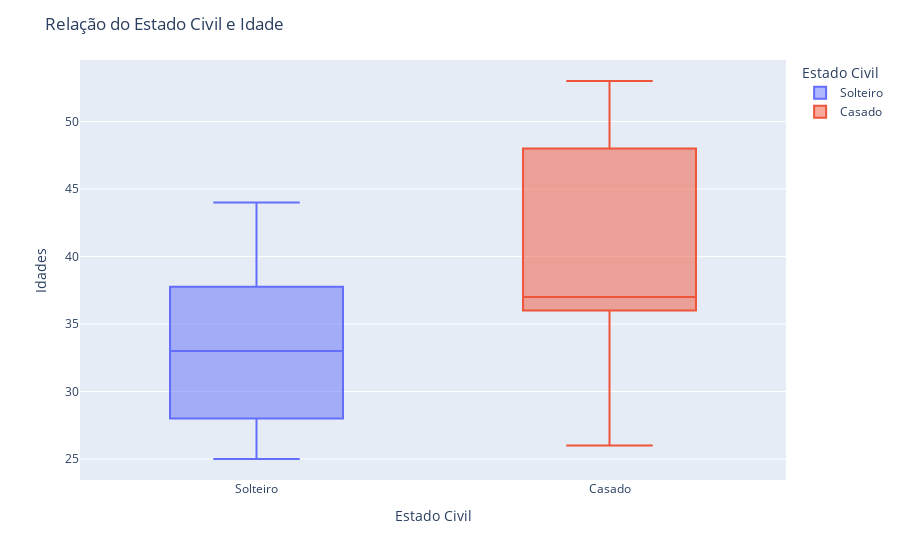

Notebook source saved alongside this figure:
### Markdown cell above
##### Análise 1:

### Code cell
#seu código aqui
fig = px.box(df, x='Estado_Civil', y='Idade', color='Estado_Civil')
fig.update_layout(title='Relação do Estado Civil e Idade',
                  xaxis_title='Estado Civil',
                  yaxis_title='Idades',
                  legend_title='Estado Civil')
fig.show()

### Figure 1 — Plotly figure (JSON) as saved in the notebook; plotly's stock layout.template omitted (floating-point values rounded to 4 significant figures)
{"data": [{"alignmentgroup": "True", "hovertemplate": "Estado_Civil=%{x}<br>Idade=%{y}<extra></extra>", "legendgroup": "Solteiro", "marker": {"color": "#636efa"}, "name": "Solteiro", "notched": false, "offsetgroup": "Solteiro", "orientation": "v", "showlegend": true, "type": "box", "x": ["Solteiro", "Solteiro", "Solteiro", "Solteiro", "Solteiro", "Solteiro", "Solteiro", "Solteiro", "Solteiro", "Solteiro", "Solteiro", "Solteiro", "Solteiro", "Solteiro", "Solteiro", "Solteiro", "Solteiro", "Solteiro", "Solteiro", "Solteiro", "Solteiro", "Solteiro", "Solteiro", "Solteiro", "Solteiro", "Solteiro", "Solteiro", "Solteiro", "Solteiro", "Solteiro", "Solteiro", "Solteiro", "Solteiro", "Solteiro", "Solteiro", "Solteiro", "Solteiro", "Solteiro", "Solteiro", "Solteiro", "Solteiro", "Solteiro", "Solteiro", "Solteiro", "Solteiro", "Solteiro", "Solteiro", "Solteiro", "Solteiro", "Solteiro", "Solteiro", "Solteiro", "Solteiro", "Solteiro", "Solteiro", "Solteiro", "Solteiro", "Solteiro", "Solteiro", "Solteiro", "Solteiro", "Solteiro", "Solteiro", "Solteiro", "Solteiro", "Solteiro", "Solteiro", "Solteiro", "Solteiro", "Solteiro", "Solteiro", "Solteiro", "Solteiro", "Solteiro", "Solteiro", "Solteiro", "Solteiro"], "x0": " ", "xaxis": "x", "y": [25, 40, 26, 31, 37, 37, 37, 37, 37, 37, 43, 29, 34, 44, 25, 40, 26, 31, 41, 27, 32, 42, 28, 33, 43, 29, 34, 44, 25, 25, 40, 26, 31, 41, 27, 32, 42, 28, 33, 37, 37, 37, 37, 37, 25, 40, 26, 31, 41, 27, 32, 42, 28, 33, 43, 29, 34, 44, 25, 25, 28, 31, 32, 25, 40, 26, 31, 37, 37, 37, 37, 28, 33, 43, 29, 34, 44], "y0": " ", "yaxis": "y"}, {"alignmentgroup": "True", "hovertemplate": "Estado_Civil=%{x}<br>Idade=%{y}<extra></extra>", "legendgroup": "Casado", "marker": {"color": "#EF553B"}, "name": "Casado", "notched": false, "offsetgroup": "Casado", "orientation": "v", "showlegend": true, "type": "box", "x": ["Casado", "Casado", "Casado", "Casado", "Casado", "Casado", "Casado", "Casado", "Casado", "Casado", "Casado", "Casado", "Casado", "Casado", "Casado", "Casado", "Casado", "Casado", "Casado", "Casado", "Casado", "Casado", "Casado", "Casado", "Casado", "Casado", "Casado", "Casado", "Casado", "Casado", "Casado", "Casado", "Casado", "Casado", "Casado", "Casado", "Casado", "Casado", "Casado", "Casado", "Casado", "Casado", "Casado", "Casado", "Casado", "Casado", "Casado", "Casado", "Casado", "Casado", "Casado", "Casado", "Casado", "Casado", "Casado", "Casado", "Casado", "Casado", "Casado", "Casado", "Casado", "Casado", "Casado", "Casado", "Casado", "Casado", "Casado", "Casado", "Casado", "Casado", "Casado", "Casado", "Casado", "Casado", "Casado", "Casado", "Casado", "Casado", "Casado", "Casado", "Casado", "Casado", "Casado", "Casado", "Casado", "Casado", "Casado"], "x0": " ", "xaxis": "x", "y": [30, 35, 45, 50, 37, 37, 37, 37, 37, 37, 37, 48, 53, 39, 49, 30, 35, 45, 50, 36, 46, 51, 37, 47, 52, 38, 48, 53, 39, 49, 30, 35, 30, 35, 45, 50, 36, 46, 51, 37, 47, 52, 37, 37, 37, 37, 37, 37, 37, 30, 35, 45, 50, 36, 46, 51, 37, 47, 52, 38, 48, 53, 39, 49, 30, 35, 30, 35, 33, 26, 29, 34, 30, 35, 45, 50, 36, 37, 37, 37, 37, 37, 38, 48, 53, 39, 49], "y0": " ", "yaxis": "y"}], "layout": {"boxmode": "overlay", "legend": {"title": {"text": "Estado Civil"}, "tracegroupgap": 0}, "margin": {"t": 60}, "title": {"text": "Relação do Estado Civil e Idade"}, "xaxis": {"anchor": "y", "categoryarray": ["Solteiro", "Casado"], "categoryorder": "array", "domain": [0, 1], "title": {"text": "Estado Civil"}}, "yaxis": {"anchor": "x", "domain": [0, 1], "title": {"text": "Idades"}}}}
